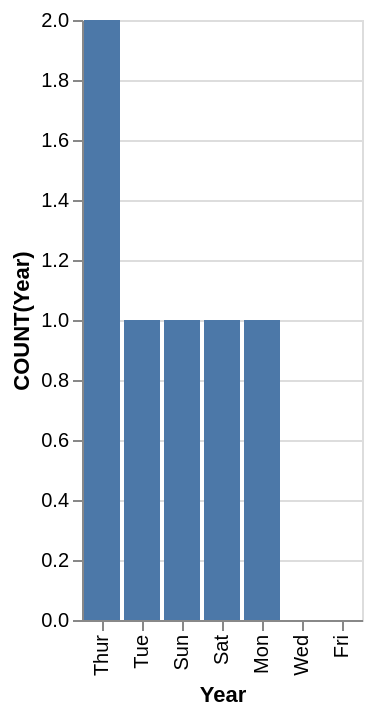

Describe this chart as a Vega-Lite specification.
### Vega-Lite specification from a JSON file in a GitHub repository (floating-point values rounded to 4 significant figures)
{"data": {"values": [{"x_data": "Thur", "y_data": 2}, {"x_data": "Tue", "y_data": 1}, {"x_data": "Sun", "y_data": 1}, {"x_data": "Sat", "y_data": 1}, {"x_data": "Mon", "y_data": 1}, {"x_data": "Wed", "y_data": 0}, {"x_data": "Fri", "y_data": 0}]}, "mark": "bar", "encoding": {"x": {"field": "x_data", "type": "nominal", "title": "Year", "sort": {"op": "sum", "field": "y_data", "order": "descending"}}, "y": {"field": "y_data", "type": "quantitative", "title": "COUNT(Year)"}}}
